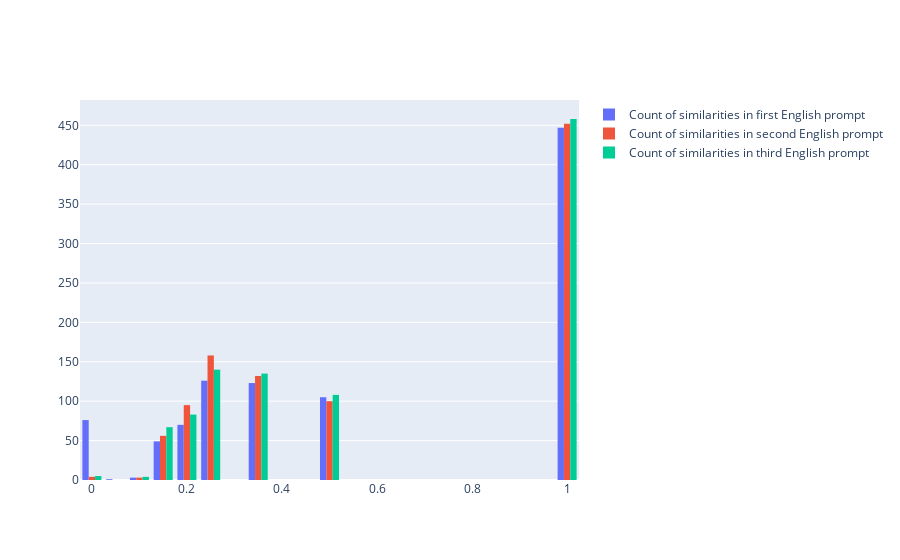

The notebook cell saved with this chart:
### Code cell
import plotly.graph_objects as go


fig = go.Figure()

fig.add_trace(go.Histogram(histfunc="count", y=dataset['similarity_eng_p1'], x=dataset['similarity_eng_p1'], name="Count of similarities in first English prompt"))
fig.add_trace(go.Histogram(histfunc="count", y=dataset['similarity_eng_p2'], x=dataset['similarity_eng_p2'], name="Count of similarities in second English prompt"))
fig.add_trace(go.Histogram(histfunc="count", y=dataset['similarity_eng_p3'], x=dataset['similarity_eng_p3'], name="Count of similarities in third English prompt"))

fig.show()

### Figure 1 — Plotly figure (JSON) as saved in the notebook; plotly's stock layout.template omitted (floating-point values rounded to 4 significant figures; data arrays with more than 128 entries replaced by an {"elided": "..."} marker saying what was removed)
{"data": [{"histfunc": "count", "name": "Count of similarities in first English prompt", "type": "histogram", "x": {"elided": "1000 float values"}, "y": {"elided": "1000 float values"}}, {"histfunc": "count", "name": "Count of similarities in second English prompt", "type": "histogram", "x": {"elided": "1000 float values"}, "y": {"elided": "1000 float values"}}, {"histfunc": "count", "name": "Count of similarities in third English prompt", "type": "histogram", "x": {"elided": "1000 float values"}, "y": {"elided": "1000 float values"}}], "layout": {}}
